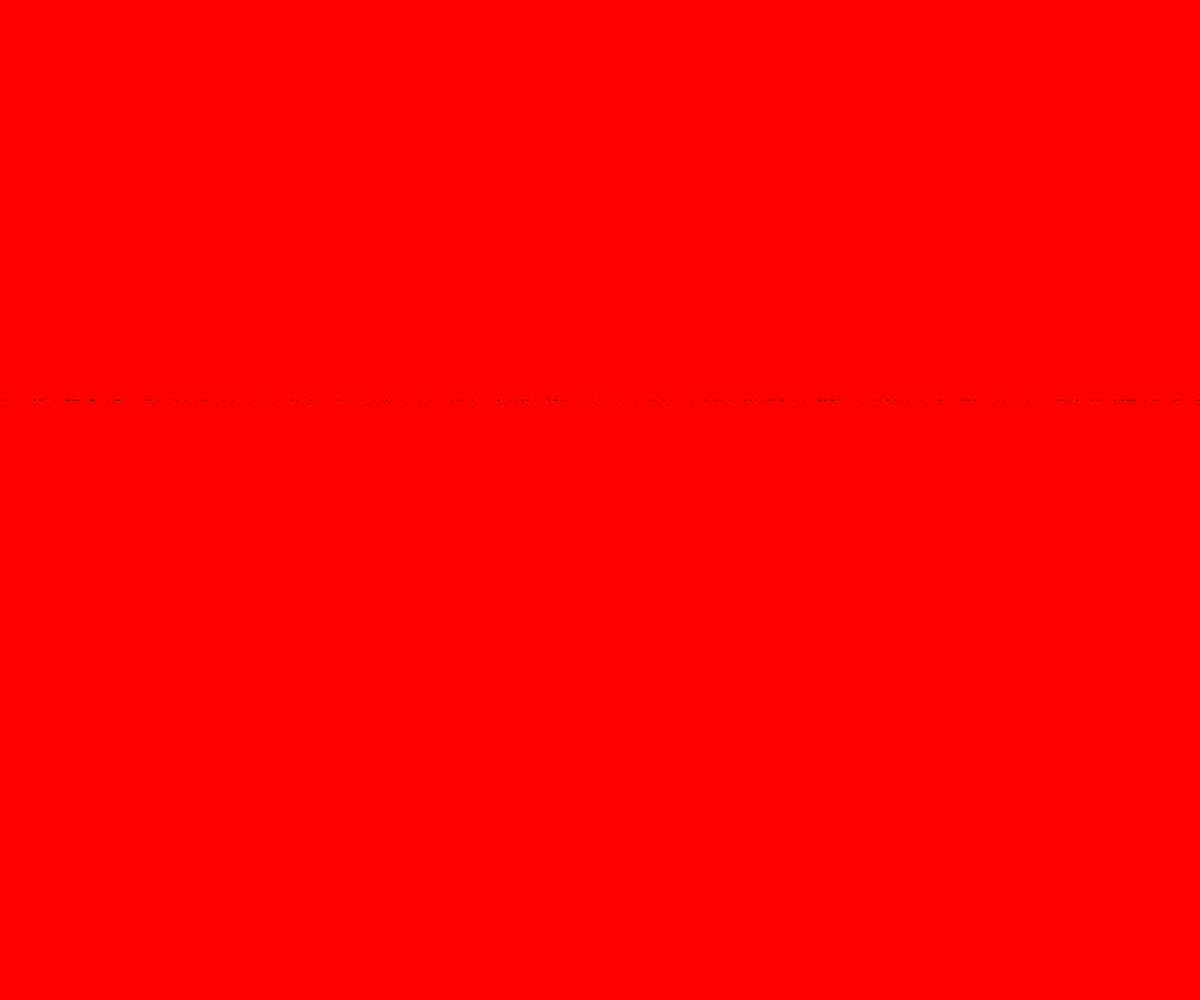
Frame 1 (no input)
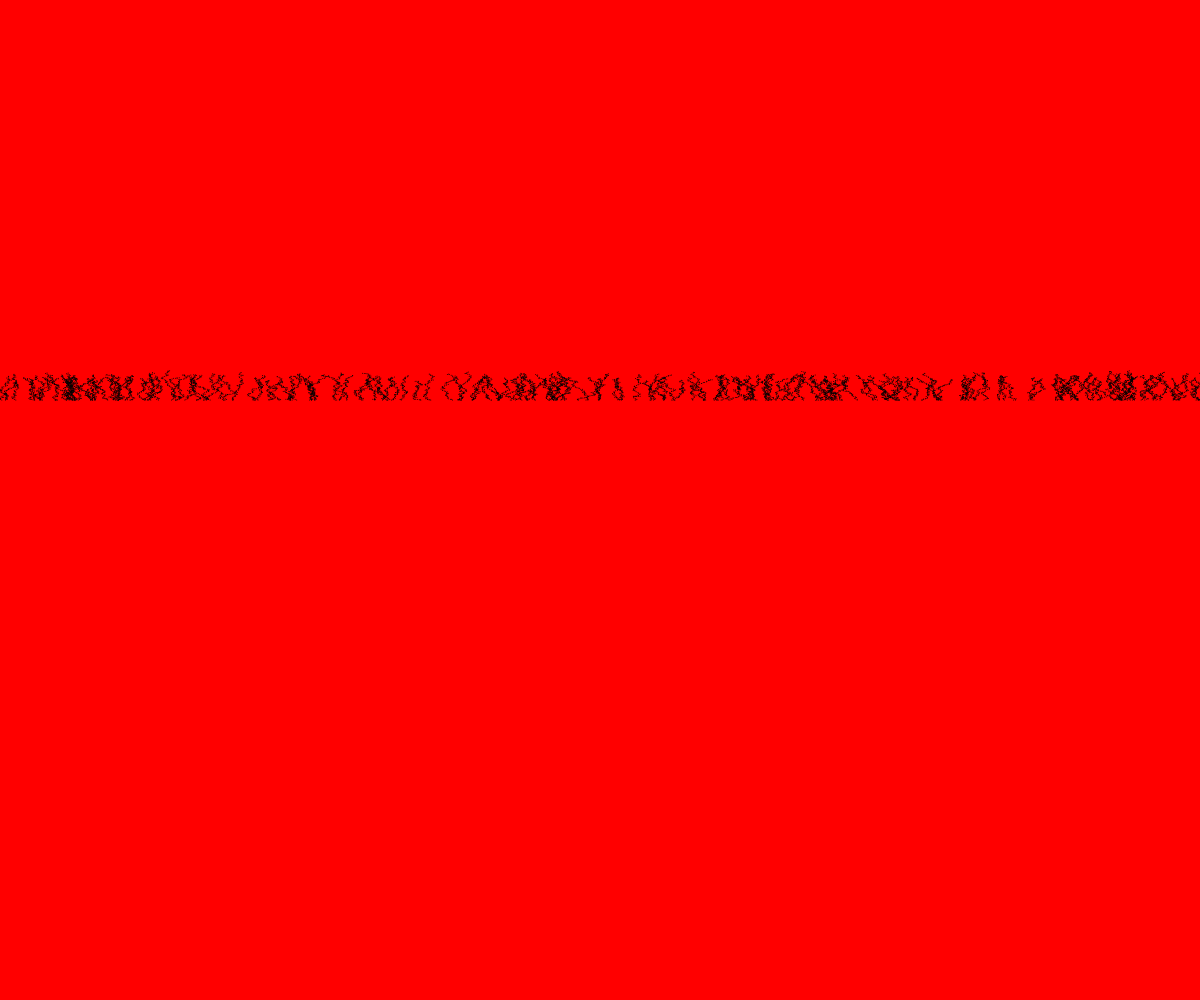
Frame 60 (no input)
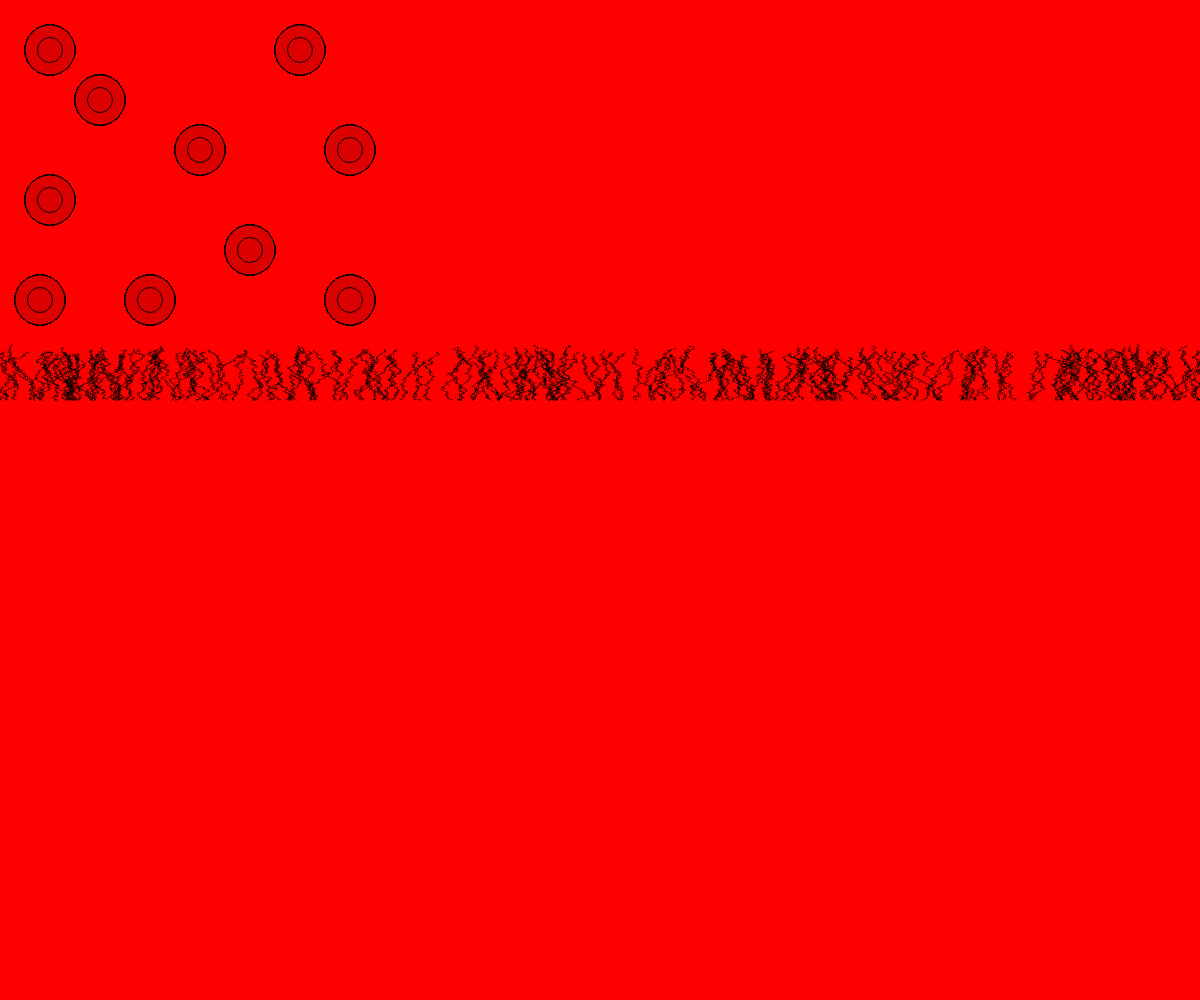
Frame 120 (the mouse pressed at the canvas centre since frame 60)

The p5.js sketch that drew these frames (run headless with seeded random() and noise() and a simulated clock; from frame 60 on, the mouse is pressed at the canvas centre):

// p5.js sketch
// ── sketch.js
//Mouse around the screen to spread the virus.

let viruses = [];

function setup() {

  createCanvas(windowWidth, windowHeight);
  background(255, 0, 0);

  for (let i = 0; i < 200; i++) {
    viruses.push(new Virus(random(width), 400, random(-2, 1), -1, -5, 1));
    //반복문 안에 있는 i값은 바이러스의 확산령을 결정하는 듯 하고, random 2개는 첫번째 랜덤은 위치인듯한데, 두번째는 모르겠음
  }
}

function draw() {
  if (mouseIsPressed){
    fill(220,0,0);
  ellipse(50, 50, 50, 50);
  ellipse(50, 50, 25, 25);

  ellipse(100, 100, 50, 50);
  ellipse(100, 100, 25, 25);

  ellipse(250, 250, 50, 50);
  ellipse(250, 250, 25, 25);

  ellipse(150, 300, 50, 50);
  ellipse(150, 300, 25, 25);

  ellipse(350, 300, 50, 50);
  ellipse(350, 300, 25, 25);

  ellipse(200, 150, 50, 50);
  ellipse(200, 150, 25, 25);

  ellipse(300, 50, 50, 50);
  ellipse(300, 50, 25, 25);

  ellipse(50, 200, 50, 50);
  ellipse(50, 200, 25, 25);

  ellipse(40, 300, 50, 50);
  ellipse(40, 300, 25, 25);

  ellipse(350, 150, 50, 50);
  ellipse(350, 150, 25, 25);
  }

  else {
  fill(0);
  }
  //혈구들을 생성하기 위한 수많은 ellipse와 작은 같은 크기, 동일 위치의 ellipse들, 그리고 mouseIsPressed는 누를때마다 새롭게 갱신되며 깨끗해지나, 다시 검은색에 잠식됨

  for (let v in viruses) {
    viruses[v].run();


  }
}

// ── Virus.js
class Virus {

  constructor(x, y, xspeed, yspeed, spreadAmount, sw) {
    this.x = x;
    this.y = y;
    this.xspeed = xspeed;
    this.yspeed = yspeed;
    this.spreadAmount = spreadAmount;
    this.sw = sw;
    this.col = 2;
    //당연히 x,y는 위치이며 그에 따른 speed 2개는 속도를 나타내는듯 보이며, 그 이외에는 아래에서 값을 바꾸어보면서 파악을 해야겠음 spreadAmount는 확산과 관련된것 처럼 보이는데, sw는 뭔지 모르겠고.. col은 가장 최초로 확산되는 바이러스 개체들의 color값을 나타내는듯 함점점 그 위에 덧씌워지는 color값이 증가하며 점차 흰색으로 바뀌어감
    
  }

  run() {
    this.render();
    this.move();
    this.spread();
    this.restart();
    //render는 출력을 하는데 필요해서 지정한거같고, move, spread는 당연히 움직임과 확산에 대한것인듯, restart는 한번 바이러스가 캔버스 끝까지 확산이 완료된뒤에 다시 그 위에 바이러스가 확산이 시작될때 무엇인가를 담당하는 듯 보임
  }

  render() {
    stroke(this.col);
    // stroke안에 점점 밝아지는 color값이 변화하는듯함 sroke안에 숫자를 고정값으로 할 경우 점점 밝아지지 않고, 계속 그 해당 숫자만큼의 값만큼 확산이 반복됨
    
    strokeWeight(this.sw);
    //여기서 sw의 정체를 파악완료 strokeWeight였으며, 역시나 이 값은 새로 갱신되는것은 아닌듯함 아무튼 값을 올리면 당연히 바이러스 개체의 선이 굵어지는듯
    
    point(this.x, this.y);
    //생성되는 위치? 인듯
  }

  move() {

    this.xspeed = (random(-2, 2));
    //단순한 확산속도나 움직임이라고 생각될수도 있는데, 이 값들을 변경해보면서 파악하면서 알 수 있었음. 랜덤안에 들어가있는 범위만큼 바이러스가 y축으로 일정하게 올라가면서 좌우 지그재그로 퍼지는 정도를 담당하는듯 보임, 값을 과도하게 늘리거나 줄이면 확산되는 범위도 일정 부근에서 멈추게 될 뿐만 아니라, 방향성도 일정하게 변화하여 바이러스가 불규칙하게 확산되는 느낌이 줄어들기 때문에 값은 -2,2로 고정하는게 좋을듯
    
    this.yspeed = random(0.1, -0.9);
    //말 그대로 y방향으로 올라가는, 확산되는 speed 인데, 최소속도, 최대속도인걸로 보이는데, 두 값의 차이가 크면 클수록 확산속도가 불규칙성을 띄며 적당한 속도값은 지정된 -0.1또는 0.1, -0.9로 고정해야할듯 함 또한 두번째 최대속도의 +값은 먹지 않는듯
    
    this.y += this.yspeed;
    this.x += this.xspeed;
  }

  restart() {
    if (this.y < 0) {
      this.y = height;
      this.col += 2;
    }
  }

  spread() {
    if (dist(mouseX, mouseY, this.x, this.y) < 100) {
      this.y += this.spreadAmount;
      //마우스 커서 위치에 따라서 그 부분은 확산이 피해지면서, 속도는 매우 급격히 빨리지는듯 보임
    }
  }
}
